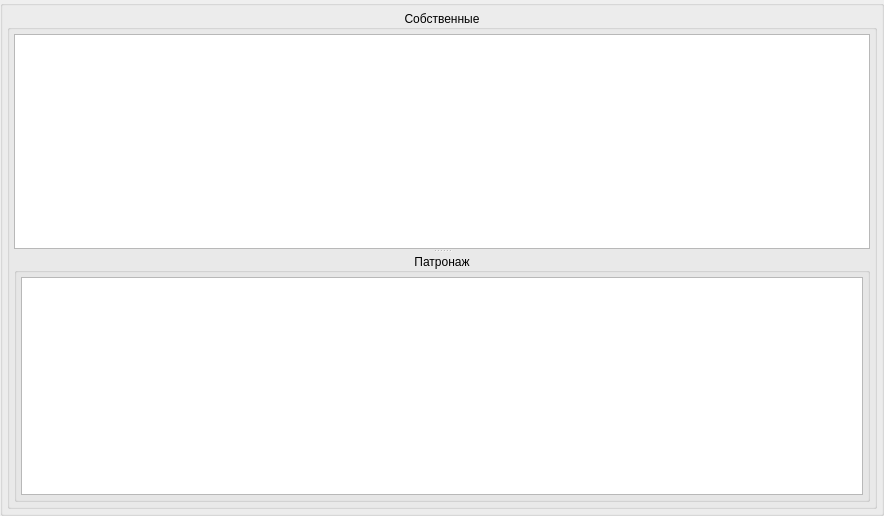
<?xml version="1.0" encoding="UTF-8"?>
<ui version="4.0">
 <class>grpTempInvalid</class>
 <widget class="QGroupBox" name="grpTempInvalid">
  <property name="geometry">
   <rect>
    <x>0</x>
    <y>0</y>
    <width>884</width>
    <height>516</height>
   </rect>
  </property>
  <property name="sizePolicy">
   <sizepolicy hsizetype="Preferred" vsizetype="Preferred">
    <horstretch>0</horstretch>
    <verstretch>0</verstretch>
   </sizepolicy>
  </property>
  <property name="checked">
   <bool>false</bool>
  </property>
  <layout class="QGridLayout" name="gridLayout_3">
   <property name="margin">
    <number>4</number>
   </property>
   <property name="spacing">
    <number>4</number>
   </property>
   <item row="0" column="0">
    <widget class="QGroupBox" name="grpTempInvalidPrivate">
     <property name="title">
      <string>Собственные</string>
     </property>
     <property name="alignment">
      <set>Qt::AlignCenter</set>
     </property>
     <layout class="QGridLayout" name="gridLayout">
      <property name="margin">
       <number>4</number>
      </property>
      <property name="spacing">
       <number>4</number>
      </property>
      <item row="0" column="0">
       <widget class="QSplitter" name="splitter">
        <property name="orientation">
         <enum>Qt::Vertical</enum>
        </property>
        <property name="childrenCollapsible">
         <bool>false</bool>
        </property>
        <widget class="CInDocTableView" name="tblTempInvalidPrivate">
         <property name="sizePolicy">
          <sizepolicy hsizetype="Expanding" vsizetype="Expanding">
           <horstretch>0</horstretch>
           <verstretch>0</verstretch>
          </sizepolicy>
         </property>
        </widget>
        <widget class="QGroupBox" name="grpTempInvalidPatronage">
         <property name="title">
          <string>Патронаж</string>
         </property>
         <property name="alignment">
          <set>Qt::AlignCenter</set>
         </property>
         <layout class="QGridLayout" name="gridLayout_2">
          <property name="margin">
           <number>4</number>
          </property>
          <property name="spacing">
           <number>4</number>
          </property>
          <item row="0" column="0">
           <widget class="CInDocTableView" name="tblTempInvalidPatronage">
            <property name="sizePolicy">
             <sizepolicy hsizetype="Expanding" vsizetype="Expanding">
              <horstretch>0</horstretch>
              <verstretch>0</verstretch>
             </sizepolicy>
            </property>
           </widget>
          </item>
         </layout>
        </widget>
       </widget>
      </item>
     </layout>
    </widget>
   </item>
  </layout>
 </widget>
 <customwidgets>
  <customwidget>
   <class>CInDocTableView</class>
   <extends>QTableView</extends>
   <header>library/InDocTable.h</header>
  </customwidget>
 </customwidgets>
 <tabstops>
  <tabstop>tblTempInvalidPrivate</tabstop>
 </tabstops>
 <resources/>
 <connections/>
</ui>
